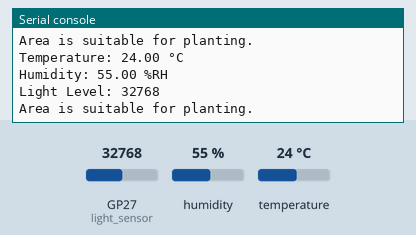
Simulated run of this program. Board: Raspberry Pi Pico running MicroPython. On the bench: the last lines printed to the serial console. Wiring (from the project's diagram.json): DHT22 sensor on GP8, light sensor on GP27. The inputs (shaded band) are chosen by the test bench; at power-on: humidity 55 %, temperature 24 °C, GP27 (light_sensor) = 32768 (analog values on the 0–65535 scale).

Above: at 1.2 s.
1.3 s: humidity set to 41 %
At 2.6 s:
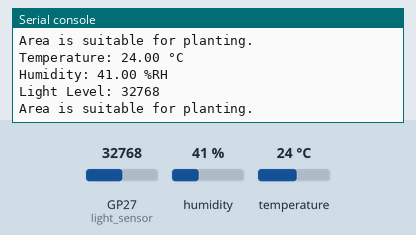
2.8 s: humidity set to 38 %
At 3.5 s:
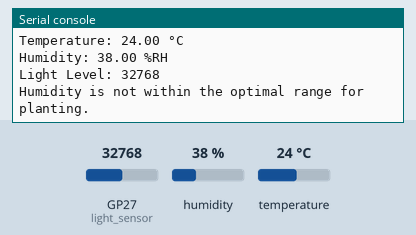
5.6 s: temperature set to 20.5 °C
7.1 s: temperature set to 19.5 °C
At 7.7 s:
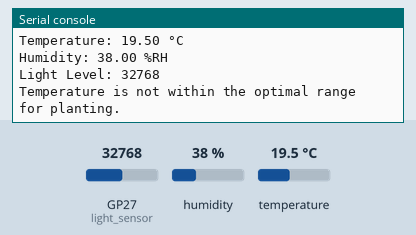
Timing chart, 0 to 10.1 s (numbered marks = the images above; inputs shaded):
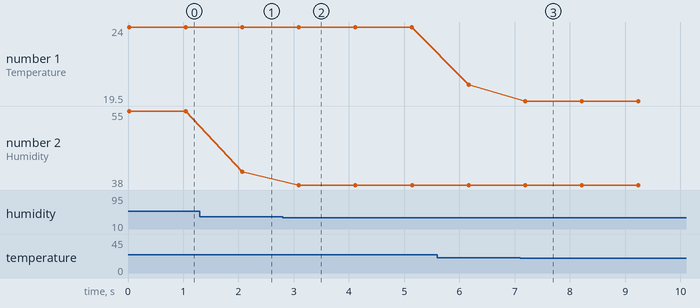

Measured:
- the behaviour switches between 40 and 39 % on humidity (found by bisection; images 1 and 2)
- the behaviour switches between 20 and 19.9 °C on temperature (found by bisection; images 2 and 3)
- after the input at 1.3 s, the serial console: prints a new line after 0.77 s (image 1)
- after the input at 2.8 s, the serial console: prints a new line after 0.29 s (image 2)
- after the input at 7.1 s, the serial console: prints a new line after 0.09 s (image 3)
- plotted number 1: 24 → 20.5 after the input at 5.6 s, 20.5 → 19.5 after the input at 7.1 s
- plotted number 2: 55 → 41 after the input at 1.3 s, 41 → 38 after the input at 2.8 s

The program:

wowki.py
```python
from machine import Pin, ADC
from utime import sleep
import dht

# Creating a DHT22 object
sensor = dht.DHT22(Pin(8))

# Light sensor setup
light_sensor = ADC(Pin(27))

while True:
    try:
        # Measure temperature and humidity
        sensor.measure()
        temperature = sensor.temperature()
        humidity = sensor.humidity()

        # Read light level
        light_level = light_sensor.read_u16()

        # Print sensor readings
        print("Temperature: {:.2f} °C".format(temperature))
        print("Humidity: {:.2f} %RH".format(humidity))
        print("Light Level:", light_level)

        # Determine suitability for planting
        if 20 <= temperature <= 30:
            if 40 <= humidity <= 60:
                if light_level >= 1000:
                    print("Area is suitable for planting.")
                else:
                    print("Insufficient light for planting.")
            else:
                print("Humidity is not within the optimal range for planting.")
        else:
            print("Temperature is not within the optimal range for planting.")

    except Exception as e:
        print("Error reading sensor data:", e)

    sleep(1)
```
